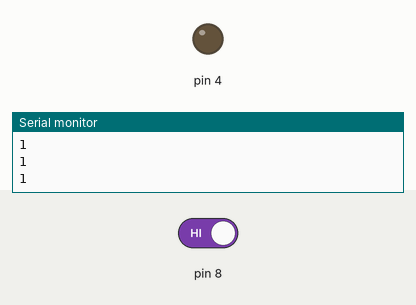
Simulated run of this sketch. Board: Arduino Uno, built with avr-gcc and run on an emulated ATmega328P. On the bench: output pins drawn as LEDs (lit = HIGH), the last lines printed to the serial monitor. Inputs (shaded band) come from the test bench; at power-on: pin 8 HIGH.

Above: at 3.8 s.
3.9 s: pin 8 driven LOW
At 4.3 s:
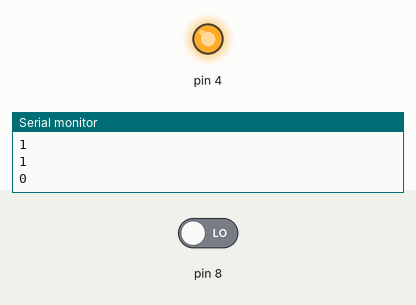
5.5 s: pin 8 driven HIGH
At 7.0 s:
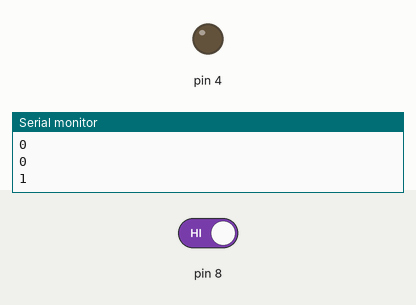
Timing chart, 0 to 8.5 s (numbered marks = the images above; inputs shaded):
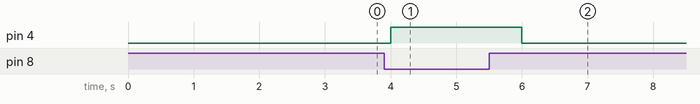

Measured:
- after the input at 3.9 s, pin 4: LOW → HIGH after 0.10 s
- after the input at 5.5 s, pin 4: HIGH → LOW after 0.50 s

The sketch:

read_digital.ino
```cpp
// C++ code
//
int mo = 0;

void setup()
{
  pinMode(8, INPUT);
  pinMode(4,OUTPUT);
  Serial.begin(9600);

}

void loop()
{

  delay(1000);
  mo = digitalRead(8);
  Serial.println(mo);
  if(mo == 0){
    digitalWrite(4,HIGH);}
  else{digitalWrite(4,LOW);}

}
```
